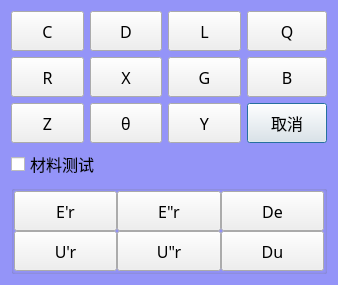
<?xml version="1.0" encoding="UTF-8"?>
<ui version="4.0">
 <class>dlgFunction</class>
 <widget class="QDialog" name="dlgFunction">
  <property name="geometry">
   <rect>
    <x>0</x>
    <y>0</y>
    <width>338</width>
    <height>274</height>
   </rect>
  </property>
  <property name="windowTitle">
   <string>Dialog</string>
  </property>
  <property name="styleSheet">
   <string notr="true">QDialog
{
	
	font: 11pt &quot;楷体&quot;;
	background-color: rgb(148, 148, 248);
}</string>
  </property>
  <layout class="QVBoxLayout" name="verticalLayout_2">
   <item>
    <layout class="QGridLayout" name="gridLayout">
     <item row="0" column="0">
      <widget class="QPushButton" name="btnC">
       <property name="minimumSize">
        <size>
         <width>40</width>
         <height>40</height>
        </size>
       </property>
       <property name="maximumSize">
        <size>
         <width>1414</width>
         <height>1414</height>
        </size>
       </property>
       <property name="font">
        <font>
         <family>楷体</family>
         <pointsize>12</pointsize>
        </font>
       </property>
       <property name="text">
        <string>C</string>
       </property>
       <property name="autoDefault">
        <bool>false</bool>
       </property>
      </widget>
     </item>
     <item row="0" column="1">
      <widget class="QPushButton" name="btnD">
       <property name="minimumSize">
        <size>
         <width>40</width>
         <height>40</height>
        </size>
       </property>
       <property name="maximumSize">
        <size>
         <width>1414</width>
         <height>1414</height>
        </size>
       </property>
       <property name="font">
        <font>
         <family>楷体</family>
         <pointsize>12</pointsize>
        </font>
       </property>
       <property name="text">
        <string>D</string>
       </property>
       <property name="autoDefault">
        <bool>false</bool>
       </property>
      </widget>
     </item>
     <item row="0" column="2">
      <widget class="QPushButton" name="btnL">
       <property name="minimumSize">
        <size>
         <width>40</width>
         <height>40</height>
        </size>
       </property>
       <property name="maximumSize">
        <size>
         <width>1414</width>
         <height>1414</height>
        </size>
       </property>
       <property name="font">
        <font>
         <family>楷体</family>
         <pointsize>12</pointsize>
        </font>
       </property>
       <property name="text">
        <string>L</string>
       </property>
       <property name="autoDefault">
        <bool>false</bool>
       </property>
      </widget>
     </item>
     <item row="0" column="3">
      <widget class="QPushButton" name="btnQ">
       <property name="minimumSize">
        <size>
         <width>40</width>
         <height>40</height>
        </size>
       </property>
       <property name="maximumSize">
        <size>
         <width>1414</width>
         <height>1414</height>
        </size>
       </property>
       <property name="font">
        <font>
         <family>楷体</family>
         <pointsize>12</pointsize>
        </font>
       </property>
       <property name="text">
        <string>Q</string>
       </property>
       <property name="autoDefault">
        <bool>false</bool>
       </property>
      </widget>
     </item>
     <item row="1" column="0">
      <widget class="QPushButton" name="btnR">
       <property name="minimumSize">
        <size>
         <width>40</width>
         <height>40</height>
        </size>
       </property>
       <property name="maximumSize">
        <size>
         <width>1414</width>
         <height>1414</height>
        </size>
       </property>
       <property name="font">
        <font>
         <family>楷体</family>
         <pointsize>12</pointsize>
        </font>
       </property>
       <property name="text">
        <string>R</string>
       </property>
       <property name="autoDefault">
        <bool>false</bool>
       </property>
      </widget>
     </item>
     <item row="1" column="1">
      <widget class="QPushButton" name="btnX">
       <property name="minimumSize">
        <size>
         <width>40</width>
         <height>40</height>
        </size>
       </property>
       <property name="maximumSize">
        <size>
         <width>1414</width>
         <height>1414</height>
        </size>
       </property>
       <property name="font">
        <font>
         <family>楷体</family>
         <pointsize>12</pointsize>
        </font>
       </property>
       <property name="text">
        <string>X</string>
       </property>
       <property name="autoDefault">
        <bool>false</bool>
       </property>
      </widget>
     </item>
     <item row="1" column="2">
      <widget class="QPushButton" name="btnG">
       <property name="minimumSize">
        <size>
         <width>40</width>
         <height>40</height>
        </size>
       </property>
       <property name="maximumSize">
        <size>
         <width>1414</width>
         <height>1414</height>
        </size>
       </property>
       <property name="font">
        <font>
         <family>楷体</family>
         <pointsize>12</pointsize>
        </font>
       </property>
       <property name="text">
        <string>G</string>
       </property>
       <property name="autoDefault">
        <bool>false</bool>
       </property>
      </widget>
     </item>
     <item row="1" column="3">
      <widget class="QPushButton" name="btnB">
       <property name="minimumSize">
        <size>
         <width>40</width>
         <height>40</height>
        </size>
       </property>
       <property name="maximumSize">
        <size>
         <width>1414</width>
         <height>1414</height>
        </size>
       </property>
       <property name="font">
        <font>
         <family>楷体</family>
         <pointsize>12</pointsize>
        </font>
       </property>
       <property name="text">
        <string>B</string>
       </property>
       <property name="autoDefault">
        <bool>false</bool>
       </property>
      </widget>
     </item>
     <item row="2" column="0">
      <widget class="QPushButton" name="btnZ">
       <property name="minimumSize">
        <size>
         <width>40</width>
         <height>40</height>
        </size>
       </property>
       <property name="maximumSize">
        <size>
         <width>1414</width>
         <height>1414</height>
        </size>
       </property>
       <property name="font">
        <font>
         <family>楷体</family>
         <pointsize>12</pointsize>
        </font>
       </property>
       <property name="text">
        <string>Z</string>
       </property>
       <property name="autoDefault">
        <bool>false</bool>
       </property>
      </widget>
     </item>
     <item row="2" column="1">
      <widget class="QPushButton" name="btnA">
       <property name="minimumSize">
        <size>
         <width>40</width>
         <height>40</height>
        </size>
       </property>
       <property name="maximumSize">
        <size>
         <width>1414</width>
         <height>1414</height>
        </size>
       </property>
       <property name="font">
        <font>
         <family>楷体</family>
         <pointsize>12</pointsize>
        </font>
       </property>
       <property name="text">
        <string>θ</string>
       </property>
       <property name="autoDefault">
        <bool>false</bool>
       </property>
      </widget>
     </item>
     <item row="2" column="2">
      <widget class="QPushButton" name="btnY">
       <property name="minimumSize">
        <size>
         <width>40</width>
         <height>40</height>
        </size>
       </property>
       <property name="maximumSize">
        <size>
         <width>1414</width>
         <height>1414</height>
        </size>
       </property>
       <property name="font">
        <font>
         <family>楷体</family>
         <pointsize>12</pointsize>
        </font>
       </property>
       <property name="text">
        <string>Y</string>
       </property>
       <property name="autoDefault">
        <bool>false</bool>
       </property>
      </widget>
     </item>
     <item row="2" column="3">
      <widget class="QPushButton" name="btnCancel">
       <property name="maximumSize">
        <size>
         <width>1414</width>
         <height>1414</height>
        </size>
       </property>
       <property name="font">
        <font>
         <family>楷体</family>
         <pointsize>12</pointsize>
        </font>
       </property>
       <property name="text">
        <string>取消</string>
       </property>
       <property name="autoDefault">
        <bool>false</bool>
       </property>
       <property name="default">
        <bool>true</bool>
       </property>
      </widget>
     </item>
    </layout>
   </item>
   <item>
    <widget class="QCheckBox" name="chkMaterial">
     <property name="font">
      <font>
       <family>楷体</family>
       <pointsize>12</pointsize>
      </font>
     </property>
     <property name="text">
      <string>材料测试</string>
     </property>
    </widget>
   </item>
   <item>
    <widget class="QGroupBox" name="grpMaterial">
     <property name="title">
      <string/>
     </property>
     <layout class="QVBoxLayout" name="verticalLayout">
      <property name="spacing">
       <number>0</number>
      </property>
      <property name="leftMargin">
       <number>0</number>
      </property>
      <property name="topMargin">
       <number>0</number>
      </property>
      <property name="rightMargin">
       <number>0</number>
      </property>
      <property name="bottomMargin">
       <number>0</number>
      </property>
      <item>
       <layout class="QGridLayout" name="gridLayout_2">
        <item row="0" column="0">
         <widget class="QPushButton" name="btnE1R">
          <property name="minimumSize">
           <size>
            <width>40</width>
            <height>40</height>
           </size>
          </property>
          <property name="maximumSize">
           <size>
            <width>1414</width>
            <height>1414</height>
           </size>
          </property>
          <property name="font">
           <font>
            <family>楷体</family>
            <pointsize>12</pointsize>
           </font>
          </property>
          <property name="text">
           <string>E'r</string>
          </property>
          <property name="autoDefault">
           <bool>false</bool>
          </property>
         </widget>
        </item>
        <item row="0" column="1">
         <widget class="QPushButton" name="btnE2R">
          <property name="minimumSize">
           <size>
            <width>40</width>
            <height>40</height>
           </size>
          </property>
          <property name="maximumSize">
           <size>
            <width>1414</width>
            <height>1414</height>
           </size>
          </property>
          <property name="font">
           <font>
            <family>楷体</family>
            <pointsize>12</pointsize>
           </font>
          </property>
          <property name="text">
           <string>E&quot;r</string>
          </property>
          <property name="autoDefault">
           <bool>false</bool>
          </property>
         </widget>
        </item>
        <item row="0" column="2">
         <widget class="QPushButton" name="btnDe">
          <property name="minimumSize">
           <size>
            <width>40</width>
            <height>40</height>
           </size>
          </property>
          <property name="maximumSize">
           <size>
            <width>1414</width>
            <height>1414</height>
           </size>
          </property>
          <property name="font">
           <font>
            <family>楷体</family>
            <pointsize>12</pointsize>
           </font>
          </property>
          <property name="text">
           <string>De</string>
          </property>
          <property name="autoDefault">
           <bool>false</bool>
          </property>
         </widget>
        </item>
        <item row="1" column="0">
         <widget class="QPushButton" name="btnU1R">
          <property name="minimumSize">
           <size>
            <width>40</width>
            <height>40</height>
           </size>
          </property>
          <property name="maximumSize">
           <size>
            <width>1414</width>
            <height>1414</height>
           </size>
          </property>
          <property name="font">
           <font>
            <family>楷体</family>
            <pointsize>12</pointsize>
           </font>
          </property>
          <property name="text">
           <string>U'r</string>
          </property>
          <property name="autoDefault">
           <bool>false</bool>
          </property>
         </widget>
        </item>
        <item row="1" column="1">
         <widget class="QPushButton" name="btnU2R">
          <property name="minimumSize">
           <size>
            <width>40</width>
            <height>40</height>
           </size>
          </property>
          <property name="maximumSize">
           <size>
            <width>1414</width>
            <height>1414</height>
           </size>
          </property>
          <property name="font">
           <font>
            <family>楷体</family>
            <pointsize>12</pointsize>
           </font>
          </property>
          <property name="text">
           <string>U&quot;r</string>
          </property>
          <property name="autoDefault">
           <bool>false</bool>
          </property>
         </widget>
        </item>
        <item row="1" column="2">
         <widget class="QPushButton" name="btnDu">
          <property name="minimumSize">
           <size>
            <width>40</width>
            <height>40</height>
           </size>
          </property>
          <property name="maximumSize">
           <size>
            <width>1414</width>
            <height>1414</height>
           </size>
          </property>
          <property name="font">
           <font>
            <family>楷体</family>
            <pointsize>12</pointsize>
           </font>
          </property>
          <property name="text">
           <string>Du</string>
          </property>
          <property name="autoDefault">
           <bool>false</bool>
          </property>
         </widget>
        </item>
       </layout>
      </item>
     </layout>
    </widget>
   </item>
  </layout>
 </widget>
 <tabstops>
  <tabstop>btnC</tabstop>
  <tabstop>btnD</tabstop>
  <tabstop>btnL</tabstop>
  <tabstop>btnQ</tabstop>
  <tabstop>btnR</tabstop>
  <tabstop>btnX</tabstop>
  <tabstop>btnG</tabstop>
  <tabstop>btnB</tabstop>
  <tabstop>btnZ</tabstop>
  <tabstop>btnA</tabstop>
  <tabstop>btnY</tabstop>
  <tabstop>btnCancel</tabstop>
 </tabstops>
 <resources/>
 <connections/>
</ui>
